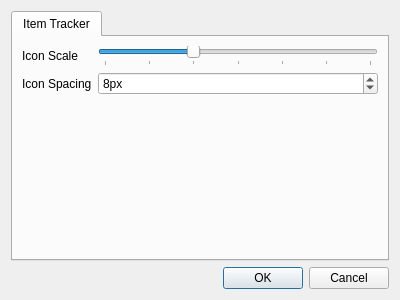
<?xml version="1.0" encoding="UTF-8"?>
<ui version="4.0">
 <class>SettingsDialog</class>
 <widget class="QDialog" name="SettingsDialog">
  <property name="geometry">
   <rect>
    <x>0</x>
    <y>0</y>
    <width>400</width>
    <height>300</height>
   </rect>
  </property>
  <property name="windowTitle">
   <string>Settings</string>
  </property>
  <layout class="QVBoxLayout" name="verticalLayout">
   <item>
    <widget class="QTabWidget" name="tabWidget">
     <widget class="QWidget" name="tab_ItemTracker">
      <attribute name="title">
       <string>Item Tracker</string>
      </attribute>
      <layout class="QFormLayout" name="formLayout">
       <item row="0" column="0">
        <widget class="QLabel" name="label_IconScale">
         <property name="text">
          <string>Icon Scale</string>
         </property>
        </widget>
       </item>
       <item row="0" column="1">
        <widget class="QSlider" name="slider_IconScale">
         <property name="minimum">
          <number>50</number>
         </property>
         <property name="maximum">
          <number>200</number>
         </property>
         <property name="singleStep">
          <number>5</number>
         </property>
         <property name="pageStep">
          <number>25</number>
         </property>
         <property name="value">
          <number>100</number>
         </property>
         <property name="orientation">
          <enum>Qt::Horizontal</enum>
         </property>
         <property name="tickPosition">
          <enum>QSlider::TicksBelow</enum>
         </property>
        </widget>
       </item>
       <item row="1" column="0">
        <widget class="QLabel" name="label_IconSpacing">
         <property name="text">
          <string>Icon Spacing</string>
         </property>
        </widget>
       </item>
       <item row="1" column="1">
        <widget class="QSpinBox" name="spinBox_IconSpacing">
         <property name="suffix">
          <string>px</string>
         </property>
         <property name="maximum">
          <number>12</number>
         </property>
         <property name="value">
          <number>8</number>
         </property>
        </widget>
       </item>
      </layout>
     </widget>
    </widget>
   </item>
   <item>
    <widget class="QDialogButtonBox" name="buttonBox">
     <property name="orientation">
      <enum>Qt::Horizontal</enum>
     </property>
     <property name="standardButtons">
      <set>QDialogButtonBox::Cancel|QDialogButtonBox::Ok</set>
     </property>
    </widget>
   </item>
  </layout>
 </widget>
 <resources/>
 <connections>
  <connection>
   <sender>buttonBox</sender>
   <signal>accepted()</signal>
   <receiver>SettingsDialog</receiver>
   <slot>accept()</slot>
   <hints>
    <hint type="sourcelabel">
     <x>248</x>
     <y>254</y>
    </hint>
    <hint type="destinationlabel">
     <x>157</x>
     <y>274</y>
    </hint>
   </hints>
  </connection>
  <connection>
   <sender>buttonBox</sender>
   <signal>rejected()</signal>
   <receiver>SettingsDialog</receiver>
   <slot>reject()</slot>
   <hints>
    <hint type="sourcelabel">
     <x>316</x>
     <y>260</y>
    </hint>
    <hint type="destinationlabel">
     <x>286</x>
     <y>274</y>
    </hint>
   </hints>
  </connection>
 </connections>
</ui>
